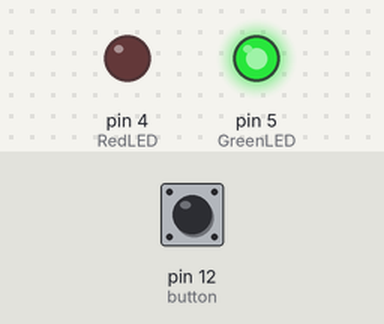
Recording of a sketch running on a simulated Arduino Uno, built with avr-gcc and run on an emulated ATmega328P. Shown: output pins drawn as LEDs (lit = HIGH). Inputs (shaded band) come from the test bench; at power-on: pin 12 (button) HIGH. What the sketch prints to the serial monitor is not drawn.

Above: at 1.2 s.
1.3 s: pin 12 (button) pulled LOW for 0.15 s
At 1.7 s:
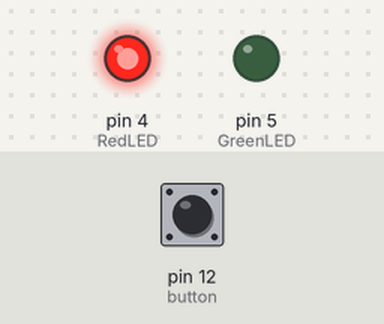
Timing chart, 0 to 11.5 s (numbered marks = the images above; inputs shaded):
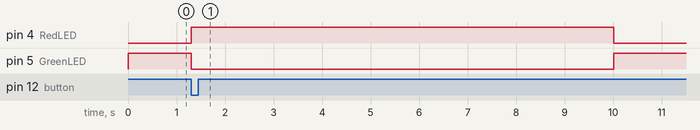

The sketch:

CollectorCode.ino
```cpp
#include <SparkFunCCS811.h>
#include <Wire.h>

#define esp 1
#define debug 1

#if esp
#define button 12
#define GreenLED 5
#define RedLED 4
#else
#define button 7
#define GreenLED 2
#define RedLED 4
#endif

#define CCS811_ADDR 0x5B //Default I2C Address
//#define CCS811_ADDR 0x5A //Alternate I2C Address

CCS811 myCCS811(CCS811_ADDR);

String Name;
String Packet;
long PrevTime = 0;
int WaitTime = 10000;
bool spoof = false;
float lattitude, longitude;

void setup() {
  // put your setup code here, to run once:
#if esp
  Name = "Transmitter B";
  lattitude = 46.73;
  longitude = -92.08;
#else
  Name = "Transmitter A";
  myCCS811.begin();
  lattitude = 41.57;
  longitude = -84.05;
#endif

  Serial.begin(9600);
  pinMode(button, INPUT_PULLUP);
  pinMode(GreenLED, OUTPUT);
  pinMode(RedLED, OUTPUT);


}

void loop() {
  // put your main code here, to run repeatedly:

  if (digitalRead(button) == HIGH && !spoof) {
    digitalWrite(GreenLED, HIGH);
    digitalWrite(RedLED, LOW);
  } else {
    digitalWrite(GreenLED, LOW);
    digitalWrite(RedLED, HIGH);
    spoof = true;
  }

  if (millis() - PrevTime > WaitTime) {
    if (spoof) {
      Packet = Name+",255,1024,250"+","+String(lattitude)+","+String(longitude);
      spoof = false;
    } else {
#if esp || debug
      Packet = Name+",100,500,50"+","+String(lattitude)+","+String(longitude);
#else
      SetData();
#endif
    }
    Serial.println(Packet);
    PrevTime = millis();
  }
  delay(10);
}

void SetData() {
  Packet = Name + ",";
  if (myCCS811.dataAvailable())
  {
    myCCS811.readAlgorithmResults();
    int tempCO2 = myCCS811.getCO2();
    int tempVOC = myCCS811.getTVOC();
    Packet += (String(tempCO2) + "," + String(tempVOC) + ",");
  }
  else if (myCCS811.checkForStatusError())
  {
    Serial.print("ERROR");
    //while(1);
  }
  Packet += (analogRead(A0))+","+String(lattitude)+","+String(longitude);
}
```

Measured:
- after the input at 1.3 s, pin 4 (RedLED): LOW → HIGH at once, → LOW 8.7 s later; pin 5 (GreenLED): HIGH → LOW at once, → HIGH 8.7 s later
